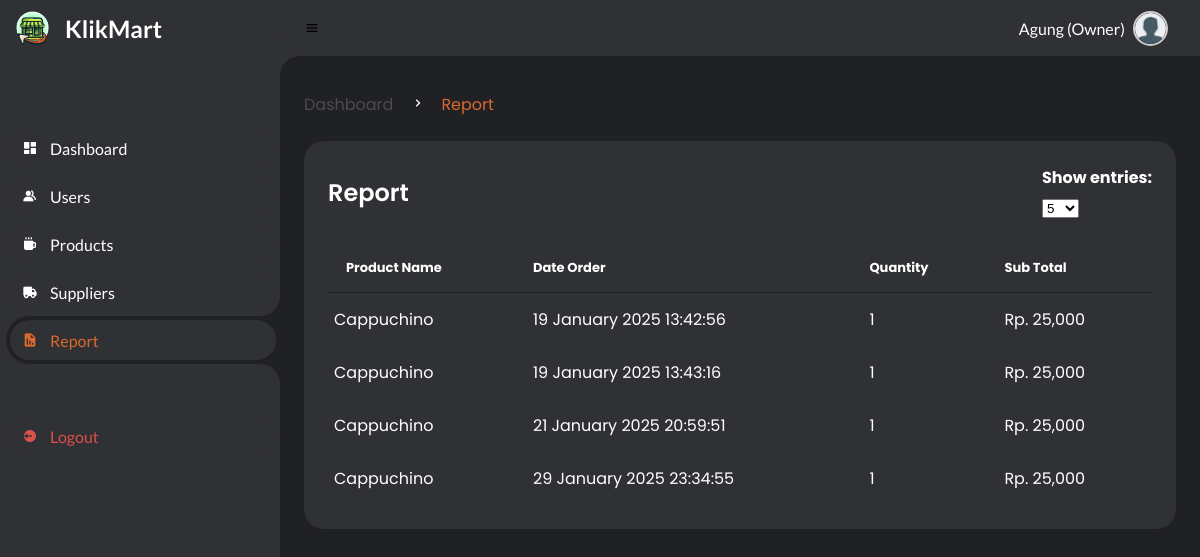
The app's page /pages/report.php (signed in) with its own data.
### tables this page shows
CREATE TABLE `transaksi_produk` (
  `id_transaksi` int(11) DEFAULT NULL,
  `nama_produk` varchar(255) DEFAULT NULL,
  `harga_produk` decimal(10,2) DEFAULT NULL,
  `jumlah` int(11) DEFAULT NULL,
  `tanggal_transaksi` timestamp NOT NULL DEFAULT current_timestamp() ON UPDATE current_timestamp(),
  `kode_unik` varchar(50) DEFAULT NULL,
  `total_harga` decimal(10,2) DEFAULT NULL
);

### config/controller.php (called while the page is built, shortened)
<?php
function select($query)
{
    global $db;
    $result = mysqli_query($db, $query);
    $rows = [];
    while ($row = mysqli_fetch_assoc($result)) {
        $rows[] = $row;
    }
    return $rows;
}

### pages/report.php (the view, shortened to what this page needs)
<?php
include '../layout/header.php';
$transaksi = select("SELECT * FROM transaksi_produk");
?>
<section id="content">
    <main>
        <div class="head-title">
            <div class="left">
                <ul class="breadcrumb">
                    <li>
                        <a href="#">Dashboard</a>
                    </li>
                    <li><i class='bx bx-chevron-right'></i></li>
                    <li>
                        <a class="active" href="#">Report</a>
                    </li>
                </ul>
            </div>
        </div>
        <div class="table-data">
            <div class="order">
                <div class="head">
                    <h3>Report</h3>
                    <div>
                        <label for="entries">Show entries:</label>
                        <select id="entries" class="form-select-custom" onchange="showEntries()">
                            <option value="5" selected>5</option>
                        </select>
                    </div>
                </div>
                <div class="form-outline">
                    <table id="reportTable">
                        <thead>
                            <th>Product Name</th>
                            <th>Date Order</th>
                            <th>Quantity</th>
                            <th>Sub Total</th>
                        </thead>
                        <tbody>
                            <?php foreach ($transaksi as $row) : ?>
                                <tr>
                                    <td><?php echo $row['nama_produk']; ?></td>
                                    <td><?php echo date('d F Y H:i:s', strtotime($row['tanggal_transaksi'])); ?></td>
                                    <td><?php echo $row['jumlah']; ?></td>
                                    <td>Rp. <?php echo number_format($row["total_harga"]); ?></td>
                                </tr>
                            <?php endforeach; ?>
                        </tbody>
                    </table>
                </div>
            </div>
        </div>
    </main>
</section>
</html>

### style/style.css (style rules this page uses)
* { margin: 0; padding: 0; box-sizing: border-box; }
a { text-decoration: none; }
li { list-style: none; }
:root { --light: #303134; --oren: #DC692C; --link: #CFE8FF; --grey: #202124; --dark-grey: #4C4C4C; --dark: #ffffff; --red: #DB504A; --yellow: #ffffff; --light-yellow: #a88d32; --orange: #FD7238; --light-orange: #FFE0D3; }
html { overflow-x: hidden; }
body { background: var(--grey); overflow-x: hidden; }
#content { position: relative; width: calc(100% - 280px); left: 280px; transition: .3s ease; }
#content main { width: 100%; padding: 36px 24px; font-family: 'Poppins', sans-serif; max-height: calc(100vh - 56px); overflow-y: auto; }
#content main .head-title { display: flex; align-items: center; justify-content: space-between; grid-gap: 16px; flex-wrap: wrap; }
#content main .head-title .left .breadcrumb { display: flex; align-items: center; grid-gap: 16px; }
#content main .head-title .left .breadcrumb li { color: var(--dark); }
#content main .head-title .left .breadcrumb li a { color: var(--dark-grey); pointer-events: none; }
#content main .head-title .left .breadcrumb li a.active { color: var(--oren); pointer-events: unset; }
#content main .table-data { display: flex; flex-wrap: wrap; grid-gap: 24px; margin-top: 24px; width: 100%; color: var(--dark); }
#content main .table-data > div { border-radius: 20px; background: var(--light); padding: 24px; overflow-x: auto; }
#content main .table-data .head { display: flex; align-items: center; grid-gap: 16px; margin-bottom: 24px; }
#content main .table-data .head h3 { margin-right: auto; font-size: 24px; font-weight: 600; }
#content main .table-data .order { flex-grow: 1; flex-basis: 500px; }
#content main .table-data .order table { width: 100%; border-collapse: collapse; }
#content main .table-data .order table th { padding-bottom: 12px; font-size: 13px; text-align: left; border-bottom: 1px solid var(--grey); }
#content main .table-data .order table td { padding: 16px 0; }
#content main .table-data .order table tr td:first-child { display: flex; align-items: center; grid-gap: 12px; padding-left: 6px; }
label { display: block; margin-bottom: 5px; font-weight: bold; }
#content main .table-data .order table th, #content main .table-data .order table td { padding: 14px 18px; }

### records on screen
transaksi_produk: nama_produk "Cappuchino", tanggal_transaksi "19 January 2025 13:42:56", jumlah "1", total_harga "25,000"
transaksi_produk: nama_produk "Cappuchino", tanggal_transaksi "19 January 2025 13:43:16", jumlah "1", total_harga "25,000"
transaksi_produk: nama_produk "Cappuchino", tanggal_transaksi "21 January 2025 20:59:51", jumlah "1", total_harga "25,000"
transaksi_produk: nama_produk "Cappuchino", tanggal_transaksi "29 January 2025 23:34:55", jumlah "1", total_harga "25,000"

### other values on screen
$_SESSION['nama'] "Agung (Owner)"
